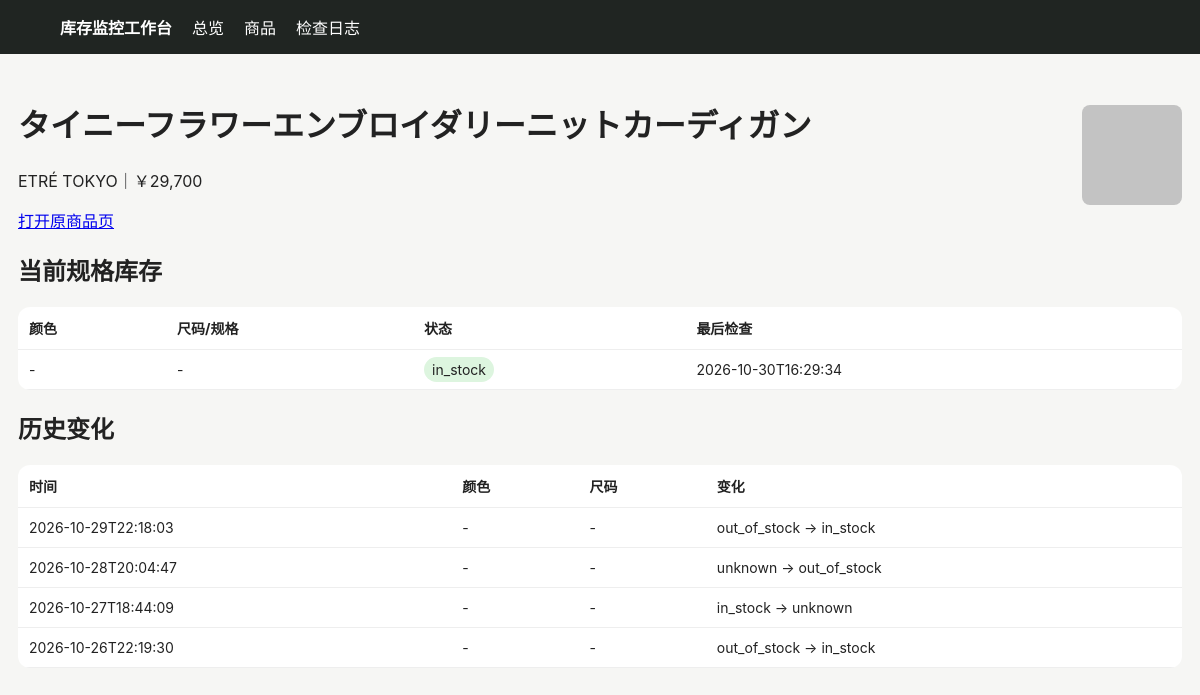
The page /product/826 on the database as committed earlier.
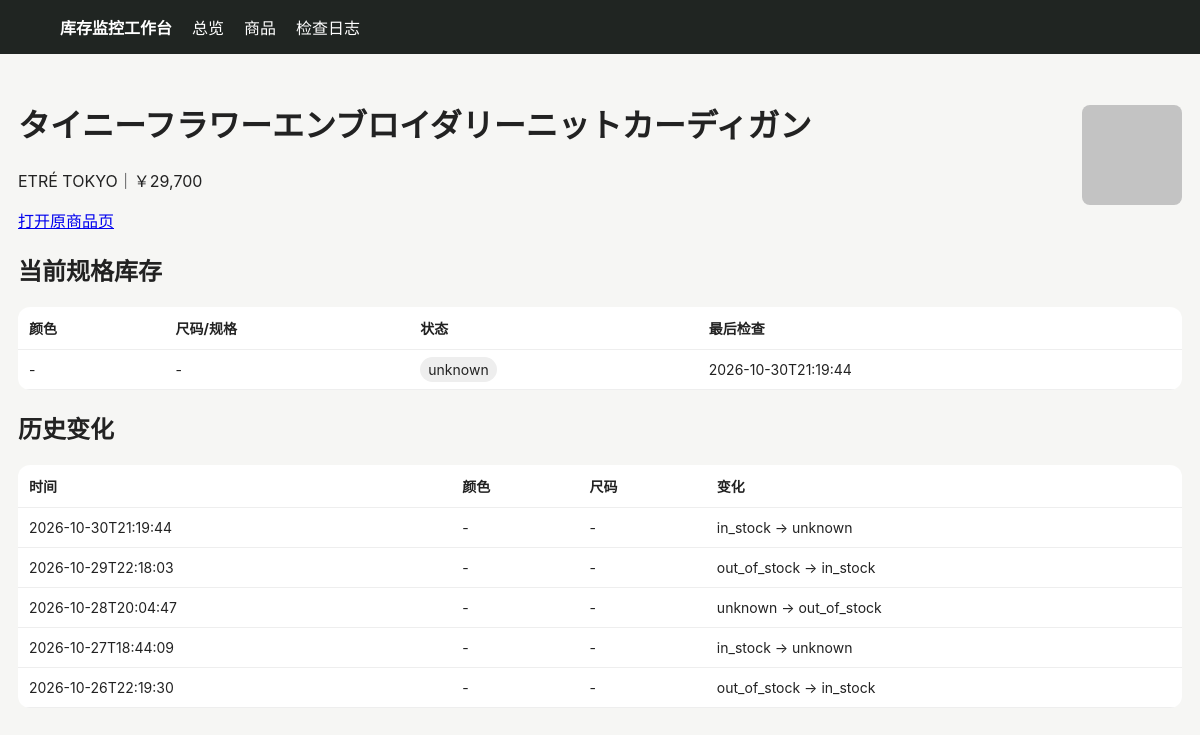
The same page on the database as committed later.
### tables this page shows
CREATE TABLE products (
 id INTEGER PRIMARY KEY AUTOINCREMENT,
 site TEXT NOT NULL,
 url TEXT NOT NULL UNIQUE,
 name TEXT NOT NULL,
 price TEXT,
 image_url TEXT,
 first_seen TEXT NOT NULL,
 last_seen TEXT NOT NULL
);

CREATE TABLE variants (
 id INTEGER PRIMARY KEY AUTOINCREMENT,
 product_id INTEGER NOT NULL,
 color TEXT NOT NULL DEFAULT '',
 size TEXT NOT NULL DEFAULT '',
 status TEXT NOT NULL,
 last_checked TEXT NOT NULL,
 UNIQUE(product_id, color, size)
);

### app/main.py (the view)
@app.get("/product/{pid}")
def product(request: Request, pid: int):
    with conn() as c:
        p=c.execute("SELECT * FROM products WHERE id=?",(pid,)).fetchone()
        vs=c.execute("SELECT * FROM variants WHERE product_id=? ORDER BY color,size",(pid,)).fetchall()
        cs=c.execute("SELECT * FROM changes WHERE product_id=? ORDER BY detected_at DESC",(pid,)).fetchall()
    return templates.TemplateResponse("product.html", {"request":request,"p":p,"variants":vs,"changes":cs})

### app/templates/product.html
{% extends "base.html" %}{% block content %}<div class="top"><div><h1>{{p.name}}</h1><p>{{p.site}}｜{{p.price}}</p><a href="{{p.url}}" target="_blank">打开原商品页</a></div>{% if p.image_url %}<img class="thumb" style="width:100px;height:100px" src="{{p.image_url}}">{% endif %}</div>
<h2>当前规格库存</h2><table><tr><th>颜色</th><th>尺码/规格</th><th>状态</th><th>最后检查</th></tr>{% for v in variants %}<tr><td>{{v.color or "-"}}</td><td>{{v.size or "-"}}</td><td><span class="badge {{v.status}}">{{v.status}}</span></td><td>{{v.last_checked}}</td></tr>{% endfor %}</table>
<h2>历史变化</h2><table><tr><th>时间</th><th>颜色</th><th>尺码</th><th>变化</th></tr>{% for c in changes %}<tr><td>{{c.detected_at}}</td><td>{{c.color or "-"}}</td><td>{{c.size or "-"}}</td><td>{{c.old_status}} → {{c.new_status}}</td></tr>{% endfor %}</table>{% endblock %}

### app/templates/base.html (shortened to what this page needs)
<!doctype html><html lang="zh-CN"><head><meta charset="utf-8"><meta name="viewport" content="width=device-width,initial-scale=1">
</head><body><nav><strong>库存监控工作台</strong><a href="/">总览</a><a href="/products">商品</a><a href="/logs">检查日志</a></nav><main>{% block content %}{% endblock %}</main></body></html>

### app/templates/base.html (style rules this page uses)
body { font-family:-apple-system,BlinkMacSystemFont,"Segoe UI",sans-serif;background:#f6f6f4;color:#222;margin:0 }
nav { background:#202522;color:#fff;padding:15px 5%;display:flex;gap:20px;align-items:center }
nav a { color:#fff;text-decoration:none }
main { max-width:1180px;margin:25px auto;padding:0 18px }
table { width:100%;border-collapse:collapse;background:#fff;border-radius:12px;overflow:hidden }
th,td { padding:11px;border-bottom:1px solid #eee;text-align:left;font-size:14px }
.badge { padding:4px 8px;border-radius:999px;background:#eee }
.unknown { background:#eee }
img.thumb { width:52px;height:52px;object-fit:cover;border-radius:8px }
.top { display:flex;justify-content:space-between;align-items:center;margin-bottom:18px }

Rows that differ between the two databases and show on the page:
now on one of the page's lists (row edited): variants: detected_at "2026-10-30T21:19:44", new_status "unknown"
changed variants: status "in_stock" → "unknown"; last_checked "2026-10-30T16:29:34" → "2026-10-30T21:19:44"
